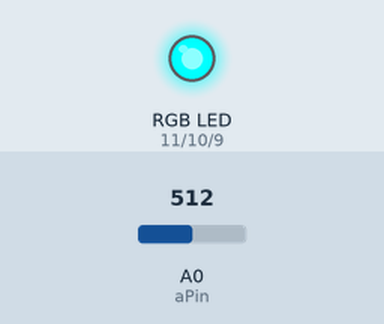
This sketch was run on a simulated Arduino Uno, built with avr-gcc and run on an emulated ATmega328P. Parts: an RGB LED mixed from three pins (HIGH = lit). The test bench sets the inputs (shaded band); at power-on: A0 (aPin) = 512.

Above: at 1.2 s.
1.3 s: A0 (aPin) set to 716
At 1.9 s:
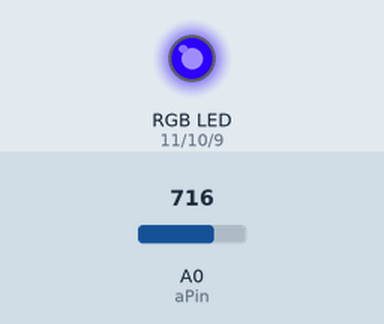
2.8 s: A0 (aPin) set to 900
At 4.0 s:
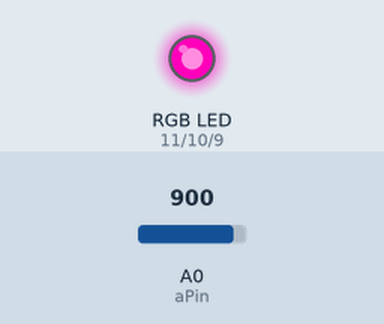
4.3 s: A0 (aPin) set to 1023
At 5.1 s:
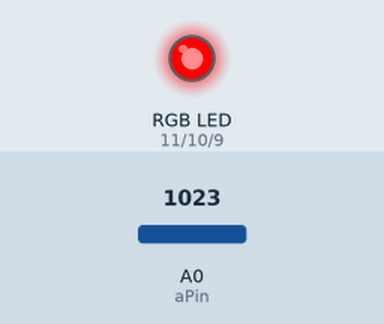
5.8 s: A0 (aPin) set to 511
At 6.5 s:
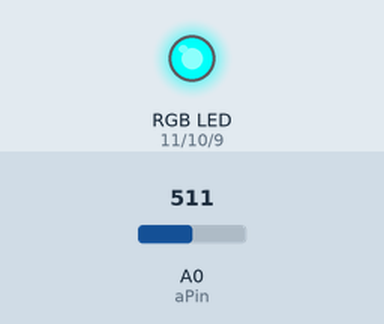
7.3 s: A0 (aPin) set to 306
At 8.5 s:
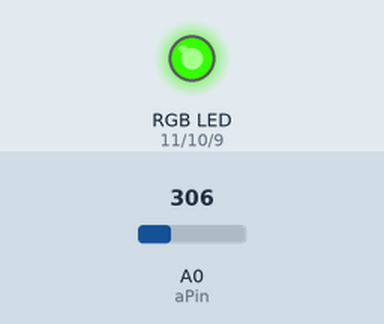
8.8 s: A0 (aPin) set to 0
At 10.0 s:
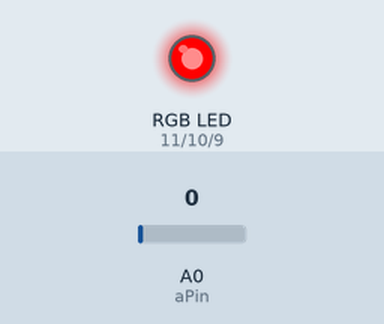
Timing chart, 0 to 11.3 s (numbered marks = the images above; inputs shaded):
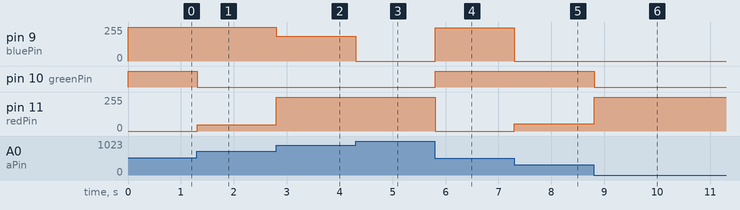

The sketch:

ManualMoodLight.ino
```cpp
// Pin connected to the potentiometer
int aPin = A0;

int potVal; // For reading analog values from the potentiometer

// Pins connected to the RGB LED
int redPin = 11;
int greenPin = 10;
int bluePin = 9;

void setup() {
  Serial.begin(9600); // Optinal: Start serial communication for debugging

  // Set RGB LED pins as outputs
  pinMode(redPin, OUTPUT);
  pinMode(greenPin, OUTPUT);
  pinMode(bluePin, OUTPUT);
}

void loop() {
  // Read analog value from the potentiometer (range: 0 to 1023)
  potVal = analogRead(aPin);

  // Map the potentiometer value to a hue value (range: 0 to 360 degrees)
  int hue = map(potVal, 0, 1023, 0, 360);

  // Variables to store RGB color values
  byte r, g, b;

  // Convert hue, saturation, and value (brightness) to RGB
  // Using full saturation (1.0) and full brightness (1.0)
  hsvToRgb(hue, 1.0, 1.0, &r, &g, &b);

  // Set the PWM output to the RGB LED with the calculated RGB values
  analogWrite(redPin, r);
  analogWrite(greenPin, g);
  analogWrite(bluePin, b);

  // Short delay for smooth color transitions
  delay(10);
}

// Function to convert HSV color to RGB color
// h: Hue (0–360 degrees), s: Saturation (0–1), v: Value/Brightness (0–1)
// Outputs: r, g, b (0–255)
void hsvToRgb(float h, float s, float v, byte* r, byte* g, byte* b) {
  float c = v * s; // Chroma: the difference between the max and min RGB values
  float x = c * (1 - abs(fmod(h / 60.0, 2) - 1)); // Intermediate value
  float m = v - c; // To add back after chroma shift
  float r1, g1, b1;

  // Determine the RGB values based on the hue range
  if (h < 60) {
    r1 = c; g1 = x; b1 = 0;
  } else if (h < 120) {
    r1 = x; g1 = c; b1 = 0;
  } else if (h < 180) {
    r1 = 0; g1 = c; b1 = x;
  } else if (h < 240) {
    r1 = 0; g1 = x; b1 = c;
  } else if (h < 300) {
    r1 = x; g1 = 0; b1 = c;
  } else {
    r1 = c; g1 = 0; b1 = x;
  }

  // Convert final values to 0–255 scale and assign them
  *r = (r1 + m) * 255;
  *g = (g1 + m) * 255;
  *b = (b1 + m) * 255;
}
```

Measured:
- after the input at 1.3 s, pin 10 (greenPin): HIGH → LOW at once; pin 11 (redPin): 0/255 → 46/255 at once
- after the input at 2.8 s, pin 9 (bluePin): 255/255 → 186/255 at once; pin 11 (redPin): 46/255 → 255/255 at once
- after the input at 4.3 s, pin 9 (bluePin): 186/255 → 0/255 at once
- after the input at 5.8 s, pin 9 (bluePin): 0/255 → 250/255 at once; pin 10 (greenPin): LOW → HIGH at once; pin 11 (redPin): 255/255 → 0/255 at once
- after the input at 7.3 s, pin 9 (bluePin): 250/255 → 0/255 at once; pin 11 (redPin): 0/255 → 55/255 at once
- after the input at 8.8 s, pin 10 (greenPin): HIGH → LOW at once; pin 11 (redPin): 55/255 → 255/255 at once
